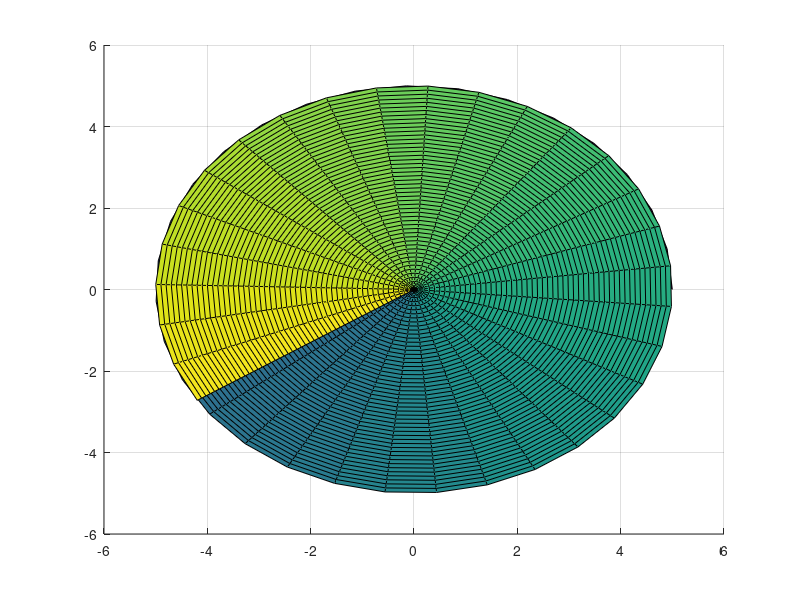

Write MATLAB code to recreate this figure.
function task7()
    r=0:0.1:5;
    fi=0:0.2:10;
    [r,fi]=meshgrid(r,fi);
    x=r.*cos(fi);
    y=r.*sin(fi);
    z=fi;
    surface(x,y,z);
    grid on;
end

